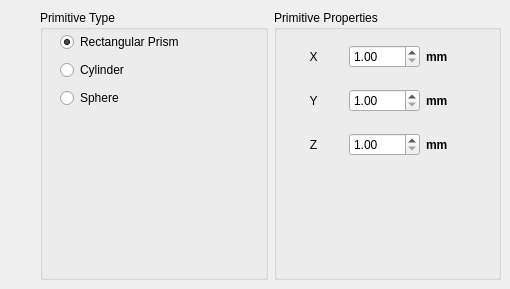
        <widget class="QWizardPage" name="wiz_page_create_primitive">
            <property name="title">
                <string>Create Primitive Object</string>
            </property>
            <property name="subTitle">
                <string>Select and create a primitive shape...</string>
            </property>
            <attribute name="pageId">
                <string notr="true">1</string>
            </attribute>
            <widget class="QWidget" name="gridLayoutWidget">
                <property name="geometry">
                    <rect>
                        <x>40</x>
                        <y>10</y>
                        <width>461</width>
                        <height>270</height>
                    </rect>
                </property>
                <layout class="QGridLayout" name="gridLayout">
                    <item row="0" column="0">
                        <widget class="QGroupBox" name="groupBox">
                            <property name="title">
                                <string>Primitive Type</string>
                            </property>
                            <widget class="QWidget" name="verticalLayoutWidget_2">
                                <property name="geometry">
                                    <rect>
                                        <x>20</x>
                                        <y>20</y>
                                        <width>160</width>
                                        <height>80</height>
                                    </rect>
                                </property>
                                <layout class="QVBoxLayout" name="verticalLayout_2">
                                    <item>
                                        <widget class="QRadioButton" name="rbtn_prim_rect">
                                            <property name="text">
                                                <string>Rectangular Prism</string>
                                            </property>
                                            <property name="checked">
                                                <bool>true</bool>
                                            </property>
                                        </widget>
                                    </item>
                                    <item>
                                        <widget class="QRadioButton" name="rbtn_prim_cylinder">
                                            <property name="text">
                                                <string>Cylinder</string>
                                            </property>
                                        </widget>
                                    </item>
                                    <item>
                                        <widget class="QRadioButton" name="rbtn_prim_sphere">
                                            <property name="text">
                                                <string>Sphere</string>
                                            </property>
                                        </widget>
                                    </item>
                                </layout>
                            </widget>
                        </widget>
                    </item>
                    <item row="0" column="1">
                        <widget class="QGroupBox" name="groupBox_2">
                            <property name="title">
                                <string>Primitive Properties</string>
                            </property>
                            <widget class="QWidget" name="gridLayoutWidget_2">
                                <property name="geometry">
                                    <rect>
                                        <x>10</x>
                                        <y>20</y>
                                        <width>201</width>
                                        <height>141</height>
                                    </rect>
                                </property>
                                <layout class="QGridLayout" name="gridLayout_2">
                                    <item row="0" column="0">
                                        <widget class="QLabel" name="lbl_prim_field_A">
                                            <property name="text">
                                                <string>X</string>
                                            </property>
                                            <property name="alignment">
                                                <set>Qt::AlignCenter</set>
                                            </property>
                                        </widget>
                                    </item>
                                    <item row="1" column="1">
                                        <widget class="QDoubleSpinBox" name="sbox_prim_field_B">
                                            <property name="decimals">
                                                <number>2</number>
                                            </property>
                                            <property name="minimum">
                                                <double>1.000000000000000</double>
                                            </property>
                                            <property name="maximum">
                                                <double>9999.000000000000000</double>
                                            </property>
                                        </widget>
                                    </item>
                                    <item row="0" column="1">
                                        <widget class="QDoubleSpinBox" name="sbox_prim_field_A">
                                            <property name="decimals">
                                                <number>2</number>
                                            </property>
                                            <property name="minimum">
                                                <double>1.000000000000000</double>
                                            </property>
                                            <property name="maximum">
                                                <double>9999.000000000000000</double>
                                            </property>
                                        </widget>
                                    </item>
                                    <item row="1" column="2">
                                        <widget class="QLabel" name="lbl_prim_field_units_B">
                                            <property name="font">
                                                <font>
                                                    <weight>75</weight>
                                                    <bold>true</bold>
                                                </font>
                                            </property>
                                            <property name="text">
                                                <string>mm</string>
                                            </property>
                                        </widget>
                                    </item>
                                    <item row="0" column="2">
                                        <widget class="QLabel" name="lbl_prim_field_units_A">
                                            <property name="font">
                                                <font>
                                                    <weight>75</weight>
                                                    <bold>true</bold>
                                                </font>
                                            </property>
                                            <property name="text">
                                                <string>mm</string>
                                            </property>
                                        </widget>
                                    </item>
                                    <item row="1" column="0">
                                        <widget class="QLabel" name="lbl_prim_field_B">
                                            <property name="text">
                                                <string>Y</string>
                                            </property>
                                            <property name="alignment">
                                                <set>Qt::AlignCenter</set>
                                            </property>
                                        </widget>
                                    </item>
                                    <item row="2" column="0">
                                        <widget class="QLabel" name="lbl_prim_field_C">
                                            <property name="text">
                                                <string>Z</string>
                                            </property>
                                            <property name="alignment">
                                                <set>Qt::AlignCenter</set>
                                            </property>
                                        </widget>
                                    </item>
                                    <item row="2" column="1">
                                        <widget class="QDoubleSpinBox" name="sbox_prim_field_C">
                                            <property name="decimals">
                                                <number>2</number>
                                            </property>
                                            <property name="minimum">
                                                <double>1.000000000000000</double>
                                            </property>
                                            <property name="maximum">
                                                <double>9999.000000000000000</double>
                                            </property>
                                        </widget>
                                    </item>
                                    <item row="2" column="2">
                                        <widget class="QLabel" name="lbl_prim_field_units_C">
                                            <property name="font">
                                                <font>
                                                    <weight>75</weight>
                                                    <bold>true</bold>
                                                </font>
                                            </property>
                                            <property name="text">
                                                <string>mm</string>
                                            </property>
                                        </widget>
                                    </item>
                                </layout>
                            </widget>
                        </widget>
                    </item>
                </layout>
            </widget>
        </widget>
